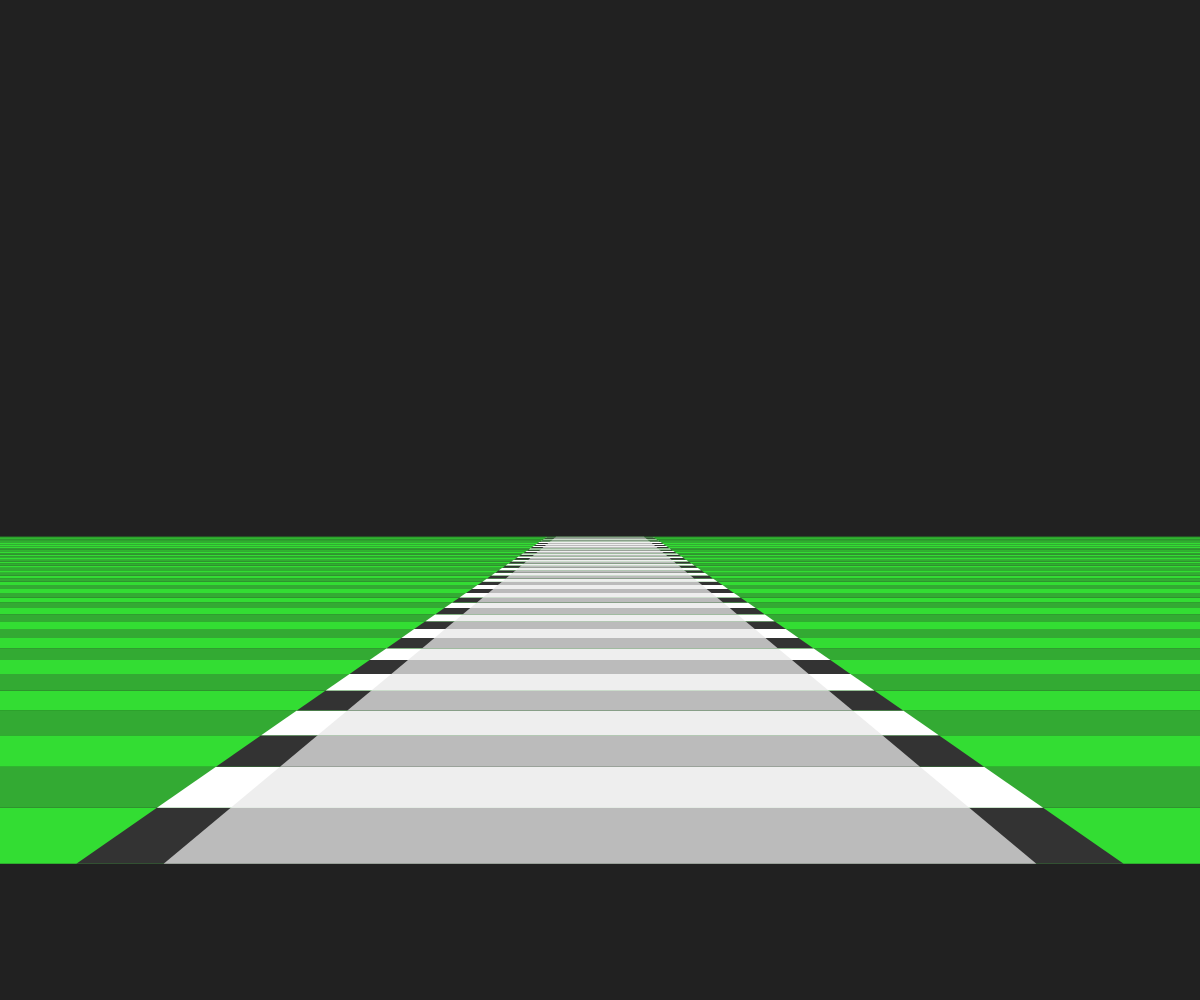
Frame 1 (no input)
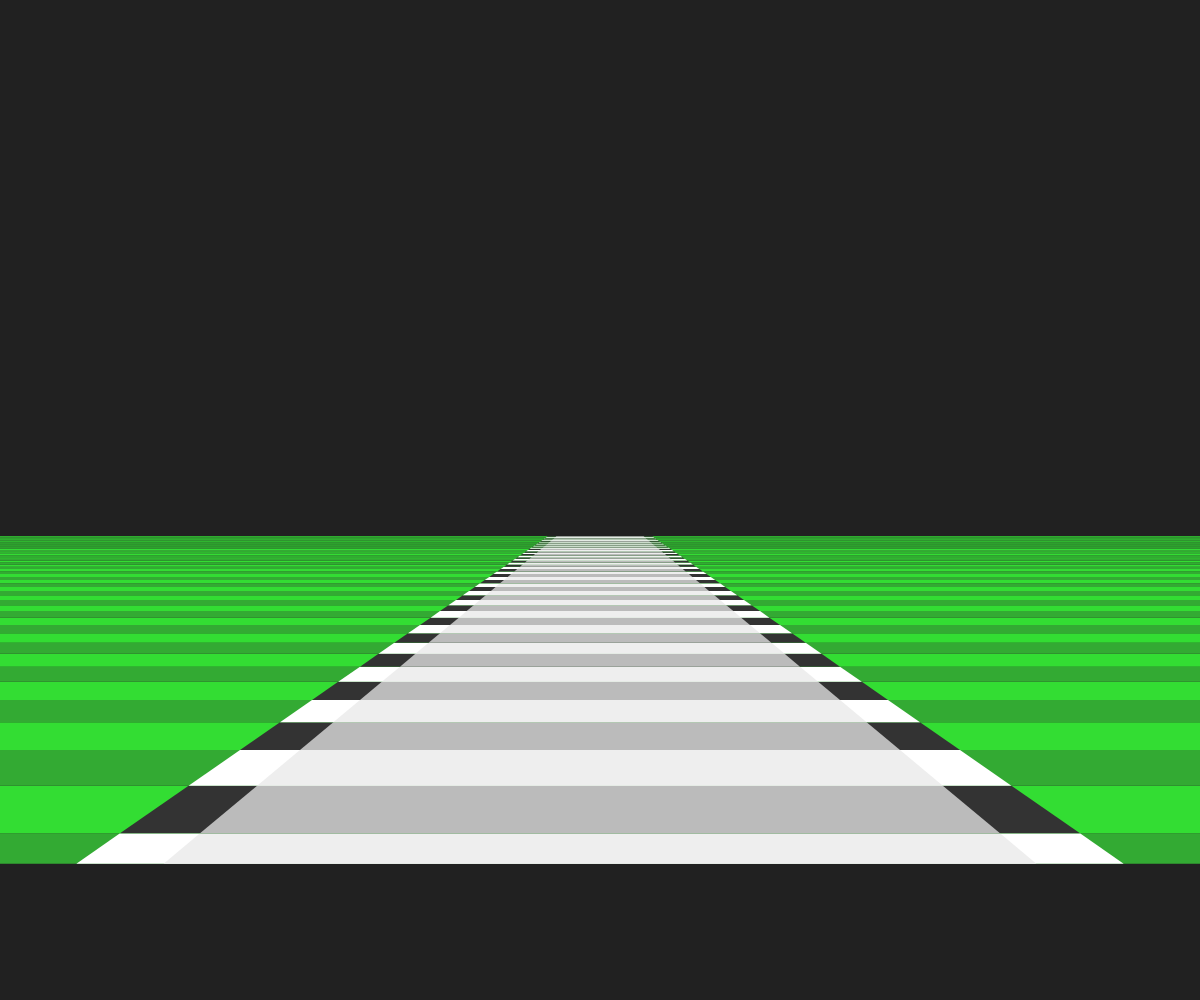
Frame 60 (no input)
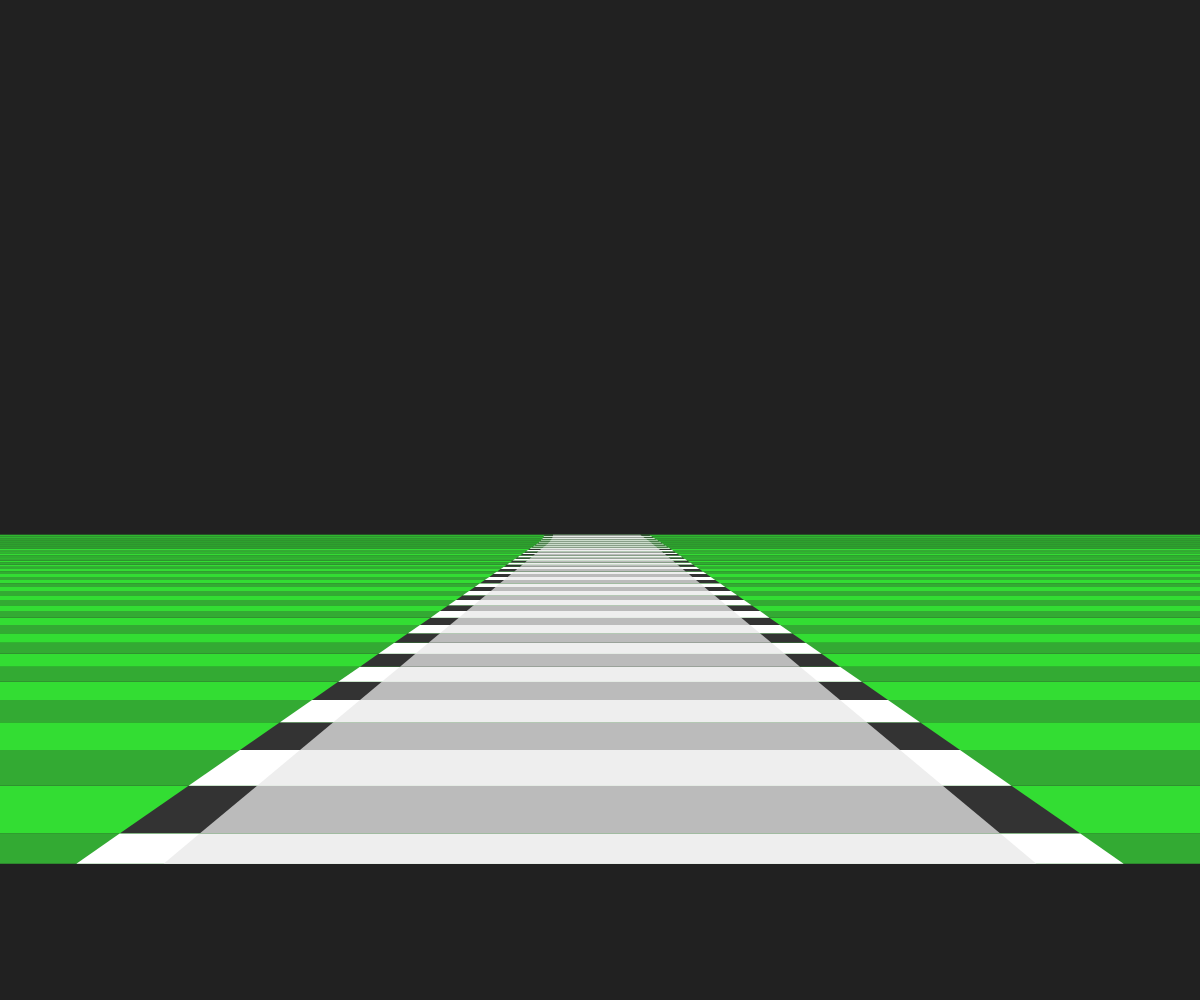
Frame 120 (the mouse pressed at the canvas centre since frame 60)

The p5.js sketch that drew these frames (run headless with seeded random() and noise() and a simulated clock; from frame 60 on, the mouse is pressed at the canvas centre):

// p5.js sketch
// ── sketch.js
"use strict";

const S_DIST  = 50; // Distance to screen
const R_DEPTH = 10; // Road depth
const R_WIDTH = 480;// Road width

let posX, posY, posZ, lines;

function setup(){
	createCanvas(windowWidth, windowHeight);
	angleMode(DEGREES);
	frameRate(32);
	noStroke();

	posX = 0;
	posY = 400;
	posZ = 0;

	// Lines
	lines = [];
	for(let i=0; i<400; i++){
		let line = new Line();

		if(100 < i && i < 150) line.curve = 0.8;
		if(150 < i && i < 200) line.curve = -0.8;
		if(250 < i && i < 300) line.curve = 0.8;
		if(300 < i && i < 350) line.curve = -0.8;

		if(100 < i && i < 130) line.bank = 0.4;
		if(130 < i && i < 260) line.bank = -0.8;
		if(190 < i && i < 210) line.bank = 0.4;
		if(240 < i && i < 270) line.bank = -0.8;

		line.project(0, 200, R_DEPTH*i);
		lines.push(line);
	}
}

function draw(){
	background(33);
	// Position
	posZ += 5;
	// Lines
	const start = Math.floor(posZ/R_DEPTH)+1;

	let oX = 0;
	let dX = 0;

	let oY = 0;
	let dY = 0;

	for(let i=start; i<start+50; i++){
		let iA = i % lines.length;
		let iB = (0<iA)?iA-1:lines.length-1;
		let lA = lines[iA];
		let lB = lines[iB];

		oX += dX;
		dX += lA.curve;

		oY += dY;
		dY += lA.bank;
		
		lA.project(posX-oX, posY-oY, R_DEPTH*i-posZ);

		if(lB.Y < lA.Y) continue;// Important
		let cGrass = (i%2==0) ? "#33dd33":"#33aa33";
		let cSide  = (i%2==0) ? "#333333":"#ffffff";
		let cRoad  = (i%2==0) ? "#bbbbbb":"#eeeeee";
		drawShape(lA.X, lA.Y, width*4, lB.X, lB.Y, width*4, cGrass);
		drawShape(lA.X, lA.Y, lA.W*1.2, lB.X, lB.Y, lB.W*1.2, cSide);
		drawShape(lA.X, lA.Y, lA.W, lB.X, lB.Y, lB.W, cRoad);
		//drawLine(lA.X, lA.Y, lA.W, "#ff3333");
	}
}

function drawLine(x, y, w, c){
	stroke(c);
	line(x-w/2, y, x+w/2);
}

function drawShape(x1, y1, w1, x2, y2, w2, c){
	fill(c);
	beginShape();
	vertex(x1+w1, y1);
	vertex(x1-w1, y1);
	vertex(x2-w2, y2);
	vertex(x2+w2, y2);
	endShape(CLOSE);
}

class Line{

	constructor(){
		this._X = 0;
		this._Y = 0;
		this._W = 0;
		this._C = 0;
		this._B = 0;
	}

	project(x, y, z){
		const s = S_DIST / (S_DIST + z);
		this._X = x * s + width/2;
		this._Y = y * s + height/2;
		this._W = R_WIDTH * s;
	}

	set curve(n){this._C=n;}
	get curve(){return this._C;}

	set bank(n){this._B=n;}
	get bank(){return this._B;}

	get X(){return this._X;}
	get Y(){return this._Y;}
	get W(){return this._W;}
}
